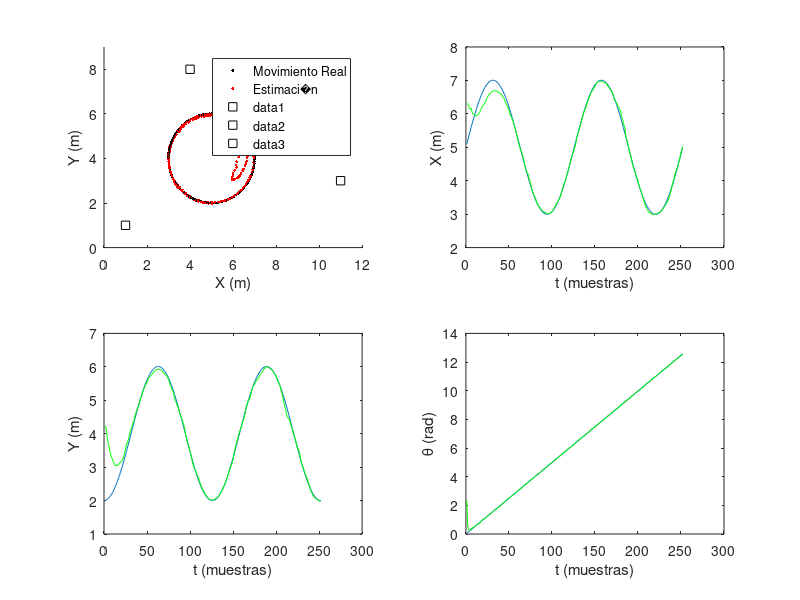
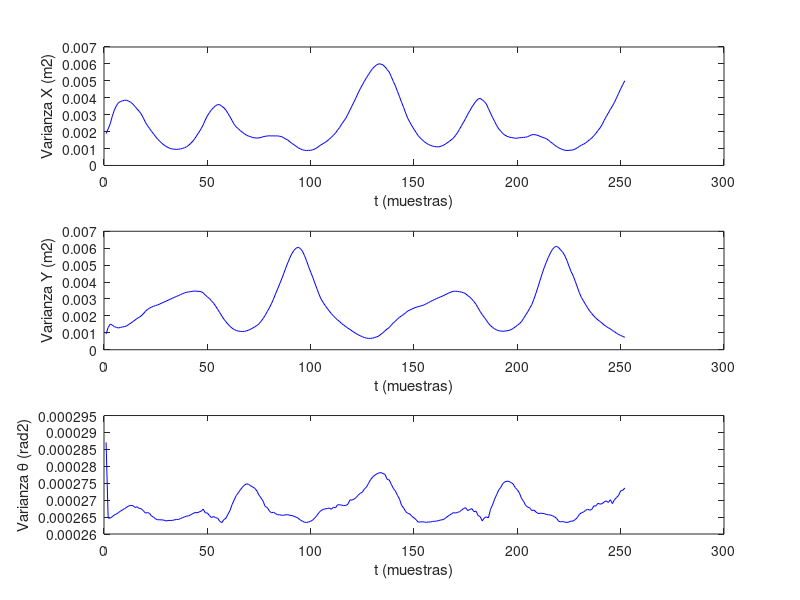

Reproduce these figures in MATLAB, in order.
% Definimos una trayectoria circular
velocidadL = 0.2;  % Velocidad lineal 0.2 m/seg
timestep = 0.5;  % Actualizacion de sensores
distanciatotal = 4*pi; % en metros.. radio de 2 metros
numerodepasos = ceil(distanciatotal/(velocidadL*timestep));
velocidadA = 2*pi/(numerodepasos*timestep); % Velocidad angular

% Varianza del ruido del proceso 
Qd = 0.01*velocidadL*timestep;
Qb = 0.02*velocidadA*timestep;
Qk_1 = [Qd 0; 0 Qb];

for k = 1:2*numerodepasos
    trayectoriaD(k) = velocidadL*timestep;
    trayectoriaB(k) = velocidadA*timestep;
    trayectoriaDRuido(k) = velocidadL*timestep + sqrt(Qd)*randn;
    trayectoriaBRuido(k) = velocidadA*timestep + sqrt(Qb)*randn;
end

% Inicializamos la posici�n inicial y su covarianza
xini = 5;
yini = 2;
thetaini = 0;
Xrealk = [xini; yini; thetaini];
Xk = [6; 3; pi];

Pxini = 0.001;
Pyini = 0.001;
Pthetaini = 0.001;
Pk = [Pxini 0 0; 0 Pyini 0 ; 0 0 Pthetaini];

% Varianza en la medida
R1 = 0.001;
R2 = 0.001;
R3 = 0.001;
Rk = [R1 0 0; 0 R2 0; 0 0 R3];

% Posici�n de las balizas
t1x = 4;
t1y = 8;
t2x = 1;
t2y = 1;
t3x = 11;
t3y = 3;

% Algoritmo
Ktotal = zeros(3);      
for l = 1:length(trayectoriaD)
    % Solo para el simulador
    XrealkAUX = Xrealk;
    
    % Avance real del robot
    Xrealk(1) = XrealkAUX(1) + trayectoriaD(l)*cos(XrealkAUX(3)+(trayectoriaB(l)/2));
    Xrealk(2) = XrealkAUX(2) + trayectoriaD(l)*sin(XrealkAUX(3)+(trayectoriaB(l)/2));
    Xrealk(3) = XrealkAUX(3) + trayectoriaB(l);
    Xreal(:,l) = Xrealk;  % Para mantener una historia del recorrido

    % Observacion de las balizas
    Zk = [(atan2(t1y-Xrealk(2),t1x-Xrealk(1)) - Xrealk(3) + sqrt(R1)*randn);
          (atan2(t2y-Xrealk(2),t2x-Xrealk(1)) - Xrealk(3) + sqrt(R2)*randn);
          (atan2(t3y-Xrealk(2),t3x-Xrealk(1)) - Xrealk(3) + sqrt(R3)*randn)];
          
    % Para acortar el nombre de la variable
    Uk = [trayectoriaDRuido(l); trayectoriaBRuido(l)];

    % Nuevo ciclo, k-1 = k.
    Xk_1 = Xk;
    Pk_1 = Pk;
    
    % Prediccion del estado
    X_k = [(Xk_1(1) + Uk(1)*cos(Xk_1(3)+(Uk(2)/2)));
           (Xk_1(2) + Uk(1)*sin(Xk_1(3)+(Uk(2)/2)));
           (Xk_1(3) + Uk(2))];
    Ak = [1 0 (-Uk(1)*sin(Xk_1(3)+Uk(2)/2));
          0 1 (Uk(1)*cos(Xk_1(3)+Uk(2)/2));
          0 0 1                             ];
    Bk = [(cos(Xk_1(3)+Uk(2)/2)) (-0.5*Uk(1)*sin(Xk_1(3)+Uk(2)/2));
          (sin(Xk_1(3)+Uk(2)/2)) (0.5*Uk(1)*cos(Xk_1(3)+Uk(2)/2));
           0                     1                                 ];
    P_k = Ak*Pk_1*((Ak)') + Bk*Qk_1*((Bk)');

    % Prediccion de la medida
    Zk_ = [(atan2(t1y-X_k(2),t1x-X_k(1)) - X_k(3));
          (atan2(t2y-X_k(2),t2x-X_k(1)) - X_k(3));
          (atan2(t3y-X_k(2),t3x-X_k(1)) - X_k(3))];
    Hk = [((t1y-X_k(2))/((t1x-X_k(1))^2+(t1y-X_k(2))^2)) (-(t1x-X_k(1))/((t1x-X_k(1))^2+(t1y-X_k(2))^2)) (-1);
          ((t2y-X_k(2))/((t2x-X_k(1))^2+(t2y-X_k(2))^2)) (-(t2x-X_k(1))/((t2x-X_k(1))^2+(t2y-X_k(2))^2)) (-1);   
          ((t3y-X_k(2))/((t3x-X_k(1))^2+(t3y-X_k(2))^2)) (-(t3x-X_k(1))/((t3x-X_k(1))^2+(t3y-X_k(2))^2)) (-1)];

    % Comparacion
    Yk = Zk-Zk_;
    for r=1:3
        if Yk(r)>pi
            Yk(r) = Yk(r) - 2*pi;
        end
        if Yk(r)<(-pi)
            Yk(r) = Yk(r) + 2*pi;
        end
    end
    Sk = Hk*P_k*((Hk)') + Rk;
    Wk = P_k*((Hk)')*inv(Sk);

    % Correccion
    Xk = X_k + Wk*Yk;
    Pk = (eye(3)-Wk*Hk)*P_k;
    
    %S�lo para almacenarlo
    Xestimado(:,l) = Xk;
    Pacumulado(1,l) = Pk(1,1);
    Pacumulado(2,l) = Pk(2,2);
    Pacumulado(3,l) = Pk(3,3);
end 

% Representacion grafica
figure(1);
subplot(2,2,1);
axis([0 12 0 9])
hold on

for m = 1:length(trayectoriaD)
    plot(Xreal(1,m),Xreal(2,m),'.k', Xestimado(1,m),Xestimado(2,m),'.r');
end
legend('Movimiento Real','Estimaci�n')

% Balizas
plot(t1x,t1y,'sk');
plot(t2x,t2y,'sk');
plot(t3x,t3y,'sk');
xlabel ('X (m)')
ylabel ('Y (m)')

subplot(2,2,2);
plot(Xreal(1,:));
hold on
plot(Xestimado(1,:),'g');
xlabel ('t (muestras)')
ylabel ('X (m)')

subplot(2,2,3);
plot(Xreal(2,:));
hold on
plot(Xestimado(2,:),'g');
xlabel ('t (muestras)')
ylabel ('Y (m)')

subplot(2,2,4);
plot(Xreal(3,:));
hold on
plot(Xestimado(3,:),'g');
xlabel ('t (muestras)')
ylabel ('\theta (rad)')
hold off

figure(2);
subplot(3,1,1);
axis([0 12 0 9])
plot(Pacumulado(1,:),'b');
xlabel ('t (muestras)')
ylabel ('Varianza X (m2)')
hold on

subplot(3,1,2);
axis([0 12 0 9])
plot(Pacumulado(2,:),'b');
xlabel ('t (muestras)')
ylabel ('Varianza Y (m2)')

subplot(3,1,3);
axis([0 12 0 9])
plot(Pacumulado(3,:),'b');
xlabel ('t (muestras)')
ylabel ('Varianza \theta (rad2)')

pause
close all
clear all
